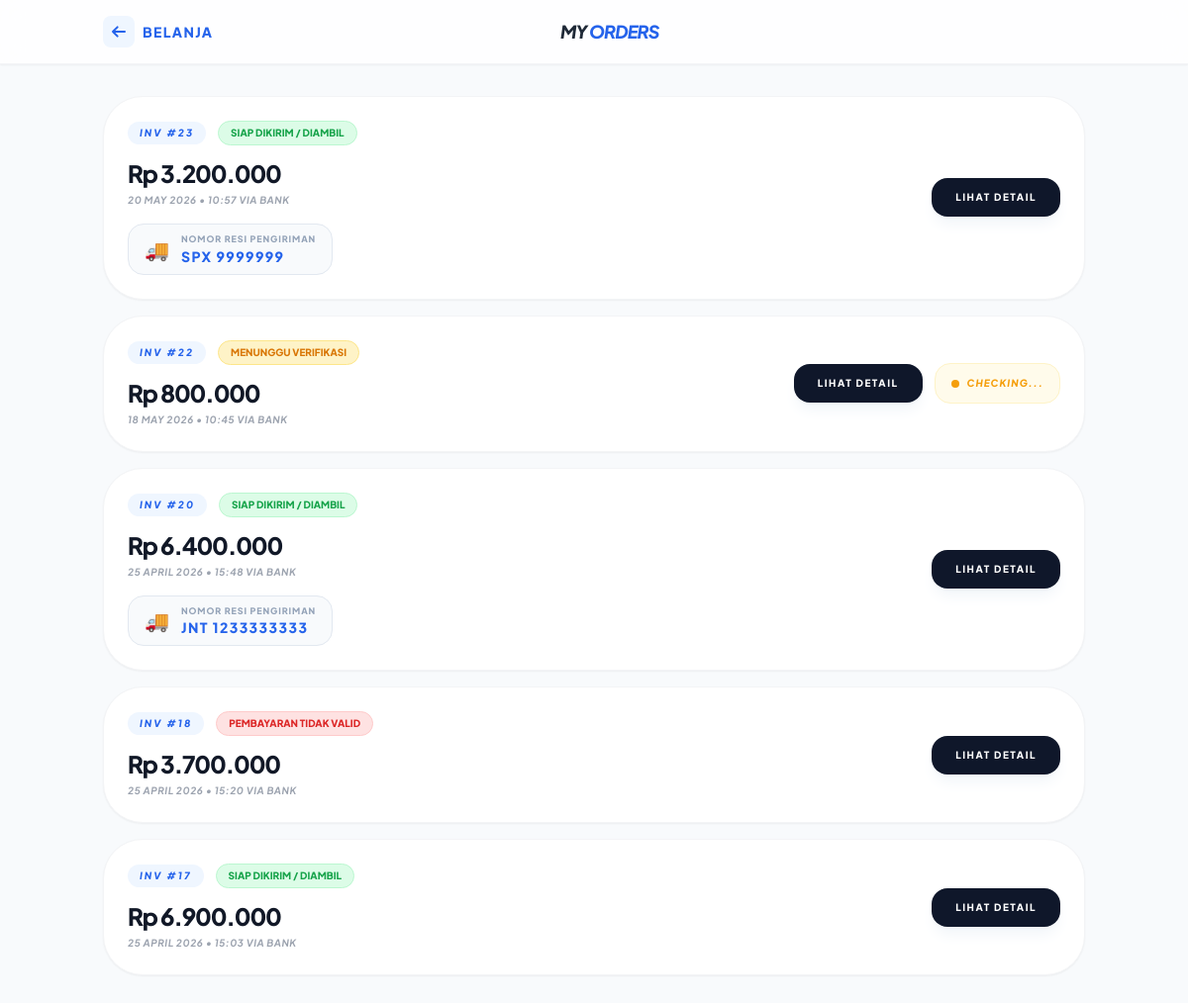
/my_orders.php (signed in), run on the app's committed database.
### tables this page shows
CREATE TABLE `orders` (
  `id` int(11) NOT NULL,
  `nama` varchar(100) DEFAULT NULL,
  `alamat` text DEFAULT NULL,
  `total` int(11) DEFAULT NULL,
  `created_at` timestamp NOT NULL DEFAULT current_timestamp(),
  `metode` varchar(20) DEFAULT NULL,
  `bukti` varchar(255) DEFAULT NULL,
  `status` varchar(20) DEFAULT 'pending',
  `no_resi` varchar(50) DEFAULT NULL,
  `no_wa` varchar(20) DEFAULT NULL,
  `customer_id` int(11) DEFAULT NULL
);

### my_orders.php (the view, shortened to what this page needs)
<?php
include __DIR__ . '/admin/config.php';
$customer_id = $_SESSION['customer_id'];
?>
<!DOCTYPE html>
<html lang="id">
<head>
    <script src="https://cdn.tailwindcss.com"></script>
</head>
<body class="bg-slate-50 min-h-screen">
<nav class="bg-white/80 backdrop-blur-md border-b border-gray-100 shadow-sm mb-8 sticky top-0 z-40">
    <div class="max-w-5xl mx-auto px-4 h-16 flex justify-between items-center">
        <a href="index.php" class="flex items-center gap-2 text-blue-600 font-bold group">
            <div class="p-2 bg-blue-50 rounded-lg group-hover:bg-blue-600 group-hover:text-white transition-all">
                <svg xmlns="http://www.w3.org/2000/svg" class="w-4 h-4" fill="none" viewBox="0 0 24 24" stroke="currentColor"><path stroke-linecap="round" stroke-linejoin="round" stroke-width="3" d="M10 19l-7-7m0 0l7-7m-7 7h18" /></svg>
            </div>
            <span class="text-sm uppercase tracking-widest font-black">Belanja</span>
        </a>
        <h1 class="text-lg font-black text-gray-800 tracking-tighter italic uppercase">My <span class="text-blue-600">Orders</span></h1>
    </div>
</nav>
<main class="max-w-5xl mx-auto px-4 pb-20">
    <div class="space-y-4">
        <?php
        $sql = "SELECT * FROM orders WHERE customer_id = $customer_id ORDER BY id DESC";
        $res = $conn->query($sql);
        if ($res->num_rows > 0):
            while ($row = $res->fetch_assoc()):
                $status = $row['status'];
                if ($status == 'lunas') {
                    $bg_status = "bg-green-100 text-green-600 border-green-200";
                    $label = "Siap Dikirim / Diambil";
                } elseif ($status == 'ditolak') {
                    $bg_status = "bg-red-100 text-red-600 border-red-200";
                    $label = "Pembayaran Tidak Valid";
                } else {
                    $bg_status = "bg-amber-100 text-amber-600 border-amber-200";
                    $label = "Menunggu Verifikasi";
                }
        ?>
            <div class="bg-white p-6 rounded-[2.5rem] border border-gray-100 shadow-sm hover:shadow-md transition-all flex flex-col md:flex-row md:items-center justify-between gap-6">
                <div class="flex-1">
                    <div class="flex flex-wrap items-center gap-3 mb-3">
                        <span class="text-[10px] font-black text-blue-600 uppercase tracking-[0.2em] bg-blue-50 px-3 py-1 rounded-full italic">INV #<?= $row['id'] ?></span>
                        <span class="px-3 py-1 rounded-full text-[10px] font-black uppercase border <?= $bg_status ?>">
                            <?= $label ?>
                        </span>
                    </div>
                    <h3 class="font-black text-gray-900 text-2xl tracking-tighter">Rp <?= number_format($row['total'], 0, ',', '.') ?></h3>
                    <p class="text-[10px] font-bold text-gray-400 uppercase mt-1 italic tracking-wider"><?= date('d F Y • H:i', strtotime($row['created_at'])) ?> via <?= strtoupper($row['metode']) ?></p>
                    <?php if (!empty($row['no_resi'])): ?>
                        <div class="mt-4 inline-flex items-center gap-3 px-4 py-2 bg-slate-50 border border-slate-200 rounded-2xl">
                            <span class="text-xl">🚚</span>
                            <div>
                                <p class="text-[9px] font-black text-slate-400 uppercase tracking-widest">Nomor Resi Pengiriman</p>
                                <p class="text-sm font-black text-blue-600 tracking-widest select-all"><?= htmlspecialchars($row['no_resi']) ?></p>
                            </div>
                        </div>
                    <?php endif; ?>
                    </div>
                <div class="flex flex-wrap items-center gap-3">
                    <button onclick="showDetail(<?= $row['id'] ?>)" class="px-6 py-3 bg-slate-900 text-white text-[10px] font-black rounded-2xl hover:bg-blue-600 transition-all uppercase tracking-[0.15em] shadow-lg shadow-slate-100">
                        Lihat Detail
                    </button>
                    <?php if ($status == 'pending'): ?>
                        <div class="flex items-center gap-2 text-amber-500 bg-amber-50 px-4 py-3 rounded-2xl border border-amber-100">
                            <span class="flex h-2 w-2 rounded-full bg-amber-500 animate-ping"></span>
                            <span class="text-[10px] font-black uppercase tracking-widest italic">Checking...</span>
                        </div>
                    <?php endif; ?>
                </div>
            </div>
        <?php
            endwhile;
        endif; ?>
    </div>
</main>
</body>
</html>

### my_orders.php (style rules this page uses)
body { font-family: 'Plus Jakarta Sans', sans-serif; }

### data on the page
orders: id "23", status "SIAP DIKIRIM / DIAMBIL", total "3.200.000", created_at "20 MAY 2026 • 10:57", metode "BANK", no_resi "SPX 9999999"
orders: id "22", status "MENUNGGU VERIFIKASI", total "800.000", created_at "18 MAY 2026 • 10:45", metode "BANK", shows "CHECKING..."
orders: id "20", status "SIAP DIKIRIM / DIAMBIL", total "6.400.000", created_at "25 APRIL 2026 • 15:48", metode "BANK", no_resi "JNT 1233333333"
orders: id "18", status "PEMBAYARAN TIDAK VALID", total "3.700.000", created_at "25 APRIL 2026 • 15:20", metode "BANK"
orders: id "17", status "SIAP DIKIRIM / DIAMBIL", total "6.900.000", created_at "25 APRIL 2026 • 15:03", metode "BANK"
